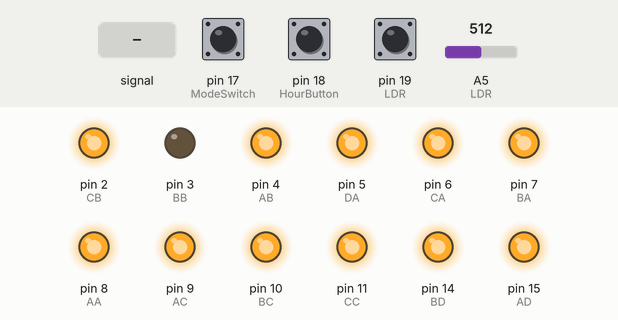
The sketch below on a simulated Arduino Uno, built with avr-gcc and run on an emulated ATmega328P. Shown: output pins drawn as LEDs (lit = HIGH). The inputs (shaded band) are chosen by the test bench; at power-on: A5 (LDR) = 512, pin 18 (HourButton) HIGH, pin 17 (ModeSwitch) HIGH, pin 19 (LDR) HIGH. Pins used as bus, display or sensor lines are not drawn.

Above: at 0.1 s.
At 1.2 s:
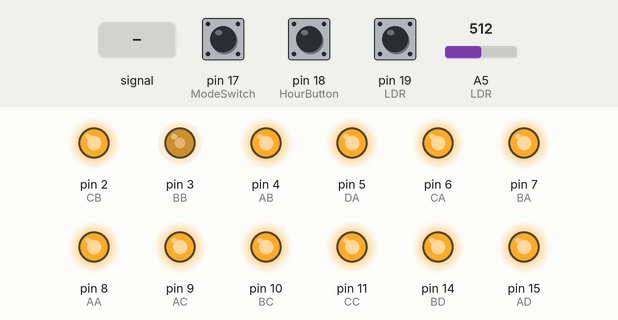
Timing chart, 0 to 1.1 s (numbered marks = the images above; inputs shaded):
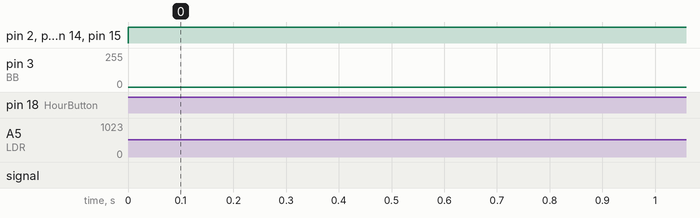

The sketch:

binaryclock.ino
```cpp
/*
An open-source binary clock for Arduino.
http://www.instructables.com/id/LED-Binary-Clock-1/
http://www.instructables.com/member/emihackr97/
*/


#define AA 8
#define AB 4
#define AC 9
#define AD 15
#define BA 7
#define BB 3
#define BC 10
#define BD 14
#define CA 6
#define CB 2
#define CC 11
#define DA 5
#define DC 12
#define MOSFET 3
#define LDR 19
#define MinButton 19
#define HourButton 18
#define ModeSwitch 17

static unsigned long lastTick = 0; // (static variables are initialized once and keep their values between function calls)
static int second=0, minute=0, haur=0; //start the time on 00:00:00
static int hour = 0;
static int munit = 0;
static int hunit = 0;
static int valm=0;
static int valh=0;
static int ledstats = 0;
static int i= 0;
static int brightness = 255;
static int light = 0;
static int switchState = 0;

void setup() { //set outputs and inputs
pinMode(AA, OUTPUT);pinMode(AB, OUTPUT);pinMode(AC, OUTPUT);pinMode(AD, OUTPUT);pinMode(BA, OUTPUT);
pinMode(BB, OUTPUT);pinMode(BC, OUTPUT);pinMode(BD, OUTPUT);pinMode(CA, OUTPUT);pinMode(CB, OUTPUT);
pinMode(CC, OUTPUT);pinMode(DA, OUTPUT);pinMode(DC, OUTPUT);

pinMode(MOSFET, OUTPUT);
pinMode(MinButton, INPUT);
pinMode(HourButton, INPUT);
pinMode(LDR, INPUT);
pinMode(ModeSwitch, INPUT);

digitalWrite(ModeSwitch, HIGH);
digitalWrite(MinButton, HIGH);
digitalWrite(HourButton, HIGH);
digitalWrite(LDR, HIGH);
}


void loop() {

 KeepTime();
 PrintTime();
 CheckButtons();
 CheckLight();
 CheckSwitch();

}

void KeepTime(){

  // move forward one second every 1000 milliseconds
  if (millis() - lastTick >= 1000) {
  lastTick = millis();
  second++;

}

// move forward one minute every 60 seconds
  if (second >= 60) {
  minute++;
  second = 0; // reset seconds to zero
}

// move forward one hour every 60 minutes
if (minute >=60) {
  haur++;
  minute = 0; // reset minutes to zero
}

if (haur >=24) {
  haur=0;
  minute = 0; // reset minutes to zero
}

}

void PrintTime(){

   munit = minute%10; //sets the variable munit and hunit for the unit digits
  hunit = hour%10;

  //minutes units
  if(munit == 1 || munit == 3 || munit == 5 || munit == 7 || munit == 9) {  digitalWrite(AA, LOW);} else {  digitalWrite(AA, HIGH);}
  if(munit == 2 || munit == 3 || munit == 6 || munit == 7) {digitalWrite(BA, LOW);} else {digitalWrite(BA,HIGH);}
  if(munit == 4 || munit == 5 || munit == 6 || munit == 7) {digitalWrite(CA, LOW);} else {digitalWrite(CA,HIGH);}
  if(munit == 8 || munit == 9) {digitalWrite(DA, LOW);} else {digitalWrite(DA,HIGH);}

  //minutes
  if((minute >= 10 && minute < 20) || (minute >= 30 && minute < 40) || (minute >= 50 && minute < 60))  {digitalWrite(AB, LOW);} else {digitalWrite(AB,HIGH);}
  if(minute >= 20 && minute < 40)  {digitalWrite(BB, LOW);} else {digitalWrite(BB,HIGH);}
  if(minute >= 40 && minute < 60) {digitalWrite(CB, LOW);} else {digitalWrite(CB,HIGH);}

  //hour units
  if(hunit == 1 || hunit == 3 || hunit == 5 || hunit == 7 || hunit == 9) {digitalWrite(AC, LOW);} else {digitalWrite(AC,HIGH);}
  if(hunit == 2 || hunit == 3 || hunit == 6 || hunit == 7) {digitalWrite(BC, LOW);} else {digitalWrite(BC,HIGH);}
  if(hunit == 4 || hunit == 5 || hunit == 6 || hunit == 7) {digitalWrite(CC, LOW);} else {digitalWrite(CC,HIGH);}
  if(hunit == 8 || hunit == 9) {digitalWrite(DC, LOW);} else {digitalWrite(DC,HIGH);}

  //hour
  if(hour >= 10 && hour < 20)  {digitalWrite(AD, LOW);} else {digitalWrite(AD,HIGH);}
  if(hour >= 20 && hour < 24)  {digitalWrite(BD, LOW);} else {digitalWrite(BD,HIGH);}
}

void CheckButtons(){

  valm = digitalRead(MinButton);    // add one minute when pressed
   if(valm== LOW) {
   minute++;
   second=0;
   delay(250);
  }

  valh = digitalRead(HourButton);    // add one hour when pressed
   if(valh==LOW) {
   haur++;
   second=0;
   delay(250);
  }
}


void CheckLight(){
  light = analogRead(LDR);
  light=constrain(light, 0, 900);
  brightness= map(light, 0, 900, 0, 254);
 // brightness=255;
 analogWrite(MOSFET, brightness);
}

void CheckSwitch(){

  switchState=digitalRead(ModeSwitch);

  if(switchState==0){
    hour=haur;
    if(haur>=12){
      hour=haur-12;
    }
  }
  if(switchState==1){
    hour=haur;
  }

}
```
